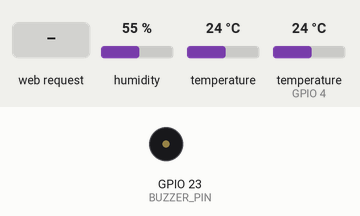
A sketch run on a simulated ESP32. On the bench: buzzer (waves = sounding, pin HIGH). Inputs (shaded band) come from the test bench; at power-on: humidity 55 %, temperature 24 °C, temperature (sensor on GPIO 4) 24 °C. WiFi joins after 1.5 s; servers stay silent unless stated; what the sketch prints to the serial monitor is not drawn.

Above: at 3.0 s.
3.1 s: HTTP request GET /mode?set= received
At 3.5 s:
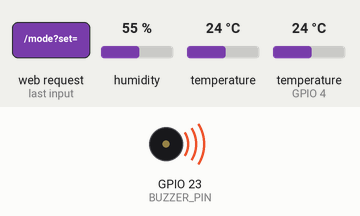
Timing chart, 0 to 6.1 s (numbered marks = the images above; inputs shaded):
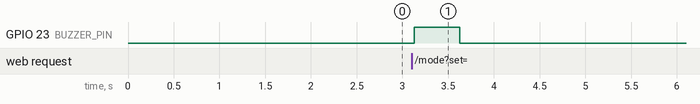

The sketch:

code.ino
```cpp
// ===== Blynk credentials =====
#define BLYNK_TEMPLATE_ID        "TMPL3WBAMM_qo"
#define BLYNK_TEMPLATE_NAME      "Thermal Camera"
#define BLYNK_AUTH_TOKEN         "XzwJiiAOnFtZkQmD2CyPLD-tQ7LGMCjX"

#include <WiFi.h>
#include <Wire.h>
#include <Adafruit_AMG88xx.h>
#include "DHT.h"
#include <BlynkSimpleEsp32.h>

// ===== WiFi credentials =====
const char* ssid = "Gtech";
const char* password = "12345678";

// ===== Sensors =====
Adafruit_AMG88xx amg;
float pixels[64]; // 8x8 thermal pixels

#define DHTPIN 4
#define DHTTYPE DHT11
DHT dht(DHTPIN, DHTTYPE);
float ambientTemp = 0, ambientHum = 0;

// Manual mode variables
bool manualMode = false;
float manualTemp = 25.0;
float manualHum  = 50.0;

// ===== Buzzer =====
#define BUZZER_PIN 23
float prevPixels[64];
float alertThreshold = 2.0; // temperature difference to trigger buzzer

// ===== Web server =====
WiFiServer server(80);

// ===== Display settings =====
String displayMode = "pixel";
int pixelDensity = 32;

void setup() {
  Serial.begin(115200);
  Wire.begin(21, 22);

  pinMode(BUZZER_PIN, OUTPUT);
  digitalWrite(BUZZER_PIN, LOW);

  if (!amg.begin()) {
    Serial.println("AMG8833 not detected!");
    while (1);
  }
  dht.begin();

  for(int i = 0; i < 64; i++) prevPixels[i] = 0;

  Serial.print("Connecting to WiFi...");
  WiFi.begin(ssid, password);
  while (WiFi.status() != WL_CONNECTED) {
    delay(500);
    Serial.print(".");
  }
  Serial.println("Connected!");
  Serial.print("IP Address: "); Serial.println(WiFi.localIP());

  Blynk.begin(BLYNK_AUTH_TOKEN, ssid, password);

  server.begin();
}

// ===== HTML page =====
String generateHTML() {
  String html = R"rawliteral(
<!DOCTYPE html>
<html>
<head>
<meta charset="UTF-8">
<title>ESP32 Thermal Camera</title>
<style>
body { margin:0; font-family:'Segoe UI', sans-serif; background:#0f0f12; color:#eee;}
header { text-align:center; padding:15px; background:linear-gradient(90deg,#1b1b1f,#111); box-shadow:0 2px 10px rgba(0,0,0,0.5);}
.main-container { display:flex; justify-content:center; align-items:center; gap:20px; padding:15px; flex-wrap:wrap; position:relative; }
canvas { border-radius:12px; box-shadow:0 0 20px rgba(0,255,255,0.3);}
.controls { background: rgba(20,20,30,0.8); padding:15px; border-radius:12px; box-shadow:0 0 15px rgba(0,255,255,0.4); min-width:240px;}
.controls input, .controls select, .controls button { margin:5px; padding:6px 10px; border-radius:6px; border:none; font-size:14px; background:#222; color:#0ff;}
.controls button:hover { background:#0ff; color:#111; cursor:pointer; box-shadow:0 0 10px #0ff;}
.legend { width:100%; height:20px; display:flex; margin:10px 0; border-radius:6px; overflow:hidden; }
.legend div { flex:1; }
.switch-container { display:flex; align-items:center; gap:10px; margin-top:10px; }
.switch { width:50px; height:26px; background:#222; border-radius:20px; position:relative; cursor:pointer; transition:0.3s; }
.switch.neon { box-shadow: 0 0 5px #0ff, 0 0 10px #0ff, 0 0 20px #0ff; }
.slider { width:22px; height:22px; background:#0ff; border-radius:50%; position:absolute; top:2px; left:2px; transition:0.3s; }
.switch.active .slider { left:26px; background:#ff0; box-shadow: 0 0 5px #ff0,0 0 10px #ff0; }
</style>
</head>
<body>
<header>
<h1>ESP32 Thermal Camera</h1>
<p>Ambient Temp: <span id="tempSpan">--</span> °C &nbsp;&nbsp; Humidity: <span id="humSpan">--</span> %</p>
</header>

<div class="main-container">
  <canvas id="heatmap" width="320" height="320"></canvas>
  <div class="controls">
    <h3>Controls</h3>
    <p><b>DHT Mode:</b></p>
    <button onclick="setMode('auto')">Auto (DHT11)</button>
    <button onclick="setMode('manual')">Manual</button><br>
    Temp: <input type="number" id="manualTemp" step="0.5" value="25"><br>
    Humidity: <input type="number" id="manualHum" step="0.5" value="50"><br>
    <button onclick="applyManual()">Apply Manual Values</button><br><br>

    <div id="minMaxSection" style="display:none;">
      Min Temp: <input type="number" id="minInput" step="0.5" readonly><br>
      Max Temp: <input type="number" id="maxInput" step="0.5" readonly><br>
      <button onclick="applyRange()">Apply</button><br>
    </div>

    <div class="switch-container">
      <span>Mode:</span>
      <div id="modeSwitch" class="switch neon" onclick="toggleMode()">
        <div class="slider"></div>
      </div>
      <span id="modeLabel">Pixel</span>
    </div><br>

    Pixel Density: <select id="densitySelect" onchange="setDensity()">
      <option value="8">8x8</option>
      <option value="16">16x16</option>
      <option value="32" selected>32x32</option>
      <option value="64">64x64</option>
    </select>

    <div class="legend">
      <div style="background:blue"></div>
      <div style="background:cyan"></div>
      <div style="background:green"></div>
      <div style="background:yellow"></div>
      <div style="background:red"></div>
    </div>
    <p id="scaleText"></p>
  </div>
</div>

<script>
let pixels = [];
let minTemp, maxTemp;
let mode = 'pixel';
let density = 32;

const tempSpan = document.getElementById('tempSpan');
const humSpan = document.getElementById('humSpan');
const scaleText = document.getElementById('scaleText');
const canvas = document.getElementById('heatmap');
const ctx = canvas.getContext('2d');

function fetchData(){
  fetch('/data').then(r=>r.json()).then(json=>{
    pixels = json.pixels;
    density = json.pixelDensity;
    mode = json.displayMode;

    tempSpan.innerText = json.ambientTemp.toFixed(1);
    humSpan.innerText = json.ambientHum.toFixed(1);

    minTemp = json.minTemp;
    maxTemp = json.maxTemp;

    let minInput = document.getElementById('minInput');
    let maxInput = document.getElementById('maxInput');
    minInput.placeholder = minTemp.toFixed(1);
    maxInput.placeholder = maxTemp.toFixed(1);

    document.getElementById('densitySelect').value = density;
    document.getElementById('modeLabel').innerText = (mode==='pixel')?'Pixel':'Smooth';
    if(mode==='smooth'){ document.getElementById('modeSwitch').classList.add('active'); }
    else { document.getElementById('modeSwitch').classList.remove('active'); }

    drawHeatmap();
    scaleText.innerText = minTemp.toFixed(1) + ' °C → ' + maxTemp.toFixed(1) + ' °C';
  });
}

function drawHeatmap(){
  ctx.clearRect(0,0,canvas.width,canvas.height);
  if(!pixels.length) return;
  const block = canvas.width/density;

  let minV = minTemp;
  let maxV = maxTemp;

  if(mode==='pixel'){
    for(let y=0;y<density;y++){
      for(let x=0;x<density;x++){
        let gx=x*(7/(density-1)), gy=y*(7/(density-1));
        let x0=Math.floor(gx), y0=Math.floor(gy);
        let x1=Math.min(x0+1,7), y1=Math.min(y0+1,7);
        let dx=gx-x0, dy=gy-y0;
        let val=pixels[y0*8+x0]*(1-dx)*(1-dy)+pixels[y0*8+x1]*dx*(1-dy)+pixels[y1*8+x0]*(1-dx)*dy+pixels[y1*8+x1]*dx*dy;
        let norm=(val-minV)/(maxV-minV);
        norm=Math.max(0,Math.min(1,norm));
        let hue=(1-norm)*240;
        ctx.fillStyle=`hsl(${hue},100%,50%)`;
        ctx.fillRect(x*block,y*block,block,block);
      }
    }
  } else {
    for(let yy=0;yy<canvas.height;yy++){
      for(let xx=0;xx<canvas.width;xx++){
        let gx=xx/(canvas.width/7), gy=yy/(canvas.height/7);
        let x0=Math.floor(gx), y0=Math.floor(gy);
        let x1=Math.min(x0+1,7), y1=Math.min(y0+1,7);
        let dx=gx-x0, dy=gy-y0;
        let val=pixels[y0*8+x0]*(1-dx)*(1-dy)+pixels[y0*8+x1]*dx*(1-dy)+pixels[y1*8+x0]*(1-dx)*dy+pixels[y1*8+x1]*dx*dy;
        let norm=(val-minV)/(maxV-minV);
        norm=Math.max(0,Math.min(1,norm));
        let hue=(1-norm)*240;
        ctx.fillStyle=`hsl(${hue},100%,50%)`;
        ctx.fillRect(xx,yy,1,1);
      }
    }
  }
}

function applyRange(){}

function toggleMode(){
  mode = (mode==='pixel')?'smooth':'pixel';
  const switchEl = document.getElementById('modeSwitch');
  const labelEl = document.getElementById('modeLabel');
  if(mode==='pixel'){ switchEl.classList.remove('active'); labelEl.innerText='Pixel'; }
  else { switchEl.classList.add('active'); labelEl.innerText='Smooth'; }
  fetch(`/mode?set=${mode}`);
}

function setDensity(){
  density=parseInt(document.getElementById('densitySelect').value);
  fetch(`/density?set=${density}`);
}

function setMode(m){
  fetch(`/dhtmode?set=${m}`);
}

function applyManual(){
  let t = document.getElementById('manualTemp').value;
  let h = document.getElementById('manualHum').value;
  fetch(`/manual?temp=${t}&hum=${h}`);
}

setInterval(fetchData, 500);
fetchData();
</script>
</body>
</html>
)rawliteral";
  return html;
}

// ===== HTTP server =====
void loop() {
  Blynk.run();

  WiFiClient client = server.available();
  if(!client) return;
  while(!client.available()) delay(1);
  String req = client.readStringUntil('\r');
  client.flush();

  // Handle settings
  if(req.indexOf("GET /mode?set=")>=0){
    if(req.indexOf("set=pixel")>0) displayMode="pixel";
    else if(req.indexOf("set=smooth")>0) displayMode="smooth";
  }
  else if(req.indexOf("GET /density?set=")>=0){
    int idx=req.indexOf("set=");
    if(idx>0) pixelDensity=req.substring(idx+4).toInt();
  }
  else if(req.indexOf("GET /dhtmode?set=")>=0){
    if(req.indexOf("set=auto")>0) manualMode = false;
    else if(req.indexOf("set=manual")>0) manualMode = true;
  }
  else if(req.indexOf("GET /manual?temp=")>=0){
    int tIndex = req.indexOf("temp=");
    int hIndex = req.indexOf("&hum=");
    if(tIndex>0 && hIndex>0){
      manualTemp = req.substring(tIndex+5,hIndex).toFloat();
      manualHum = req.substring(hIndex+5).toFloat();
    }
  }

  // Read sensors
  amg.readPixels(pixels);

  if(manualMode){
    ambientTemp = manualTemp;
    ambientHum  = manualHum;
  } else {
    ambientHum = dht.readHumidity();
    ambientTemp = dht.readTemperature();
    if(isnan(ambientHum)||isnan(ambientTemp)){ ambientHum=50; ambientTemp=25; }
  }

  // Buzzer alert + Blynk notification
  bool alert = false;
  for(int i=0;i<64;i++){
    if(abs(pixels[i]-prevPixels[i]) > alertThreshold){
      alert = true;
      break;
    }
  }
  if(alert){
    digitalWrite(BUZZER_PIN,HIGH);
    delay(500);
    digitalWrite(BUZZER_PIN,LOW);
    Blynk.logEvent("alert","Thermal anomaly detected!");
  }
  for(int i=0;i<64;i++) prevPixels[i] = pixels[i];

  // Serve /data
  if(req.indexOf("GET /data")>=0){
    float minTemp = ambientTemp - 1;
    float maxTemp = ambientTemp + 1.5;
    String data="{\"pixels\":[";
    for(int i=0;i<64;i++){ data+=String(pixels[i],1); if(i<63) data+=","; }
    data += "],\"ambientTemp\":"+String(ambientTemp,1)+",\"ambientHum\":"+String(ambientHum,1);
    data += ",\"minTemp\":"+String(minTemp,1)+",\"maxTemp\":"+String(maxTemp,1);
    data += ",\"pixelDensity\":"+String(pixelDensity)+",\"displayMode\":\""+displayMode+"\"}";
    client.println("HTTP/1.1 200 OK");
    client.println("Content-Type: application/json");
    client.println("Connection: close");
    client.println();
    client.println(data);
  } else {
    // Serve HTML
    String html = generateHTML();
    client.println("HTTP/1.1 200 OK");
    client.println("Content-type:text/html");
    client.println("Connection: close");
    client.println();
    client.println(html);
  }
}
```

Measured:
- after the input at 3.1 s, GPIO 23 (BUZZER_PIN): LOW → HIGH at once, → LOW 0.50 s later
